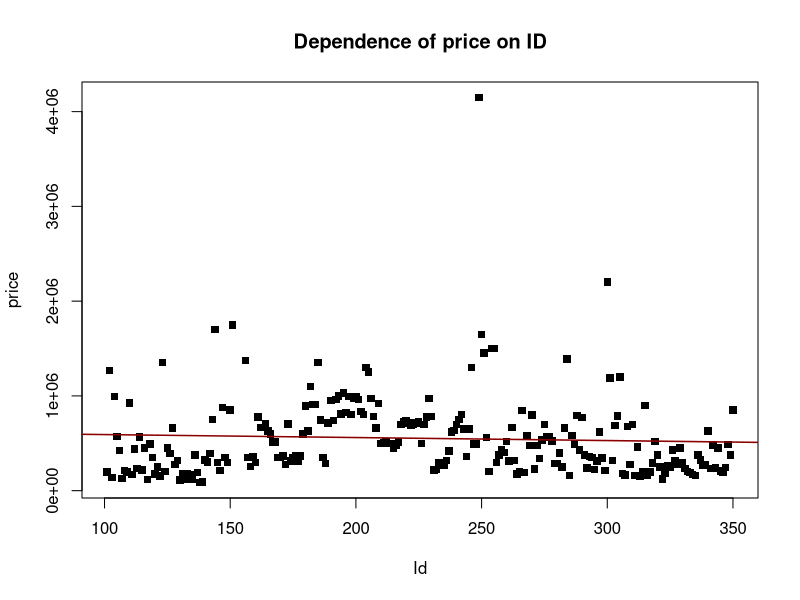
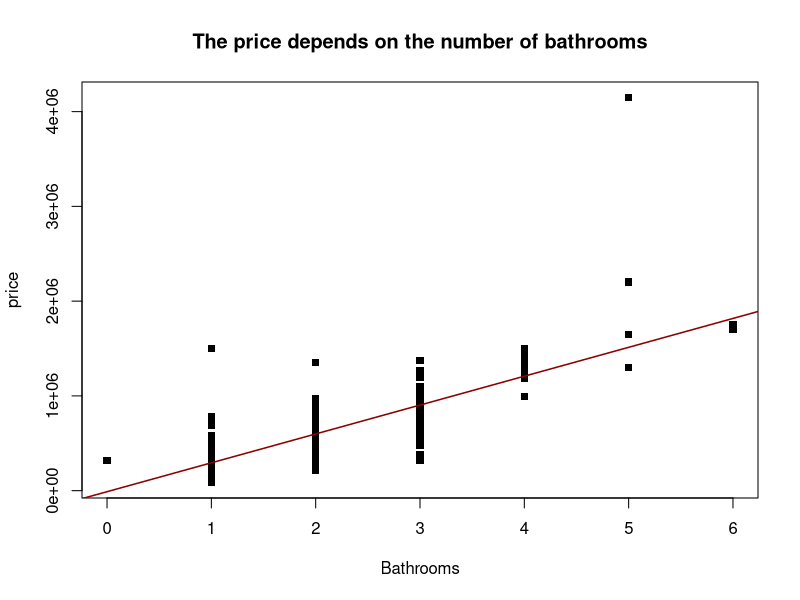
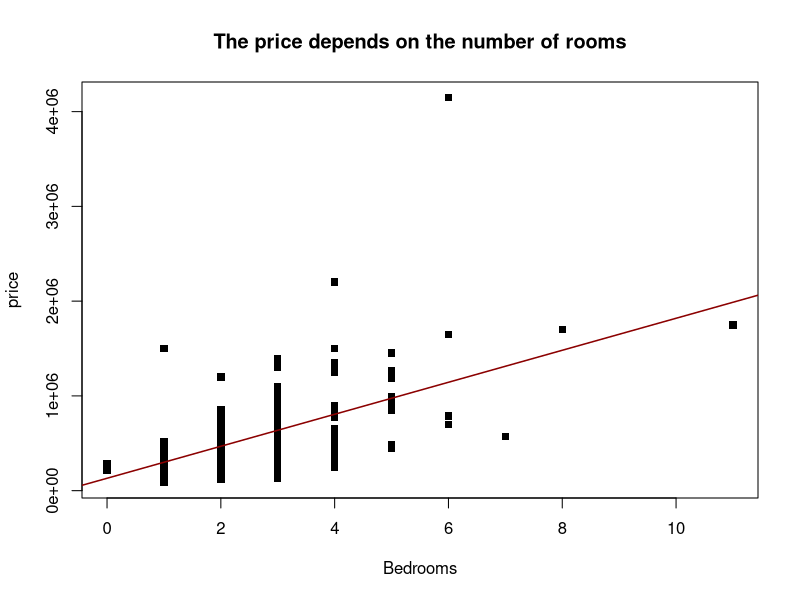
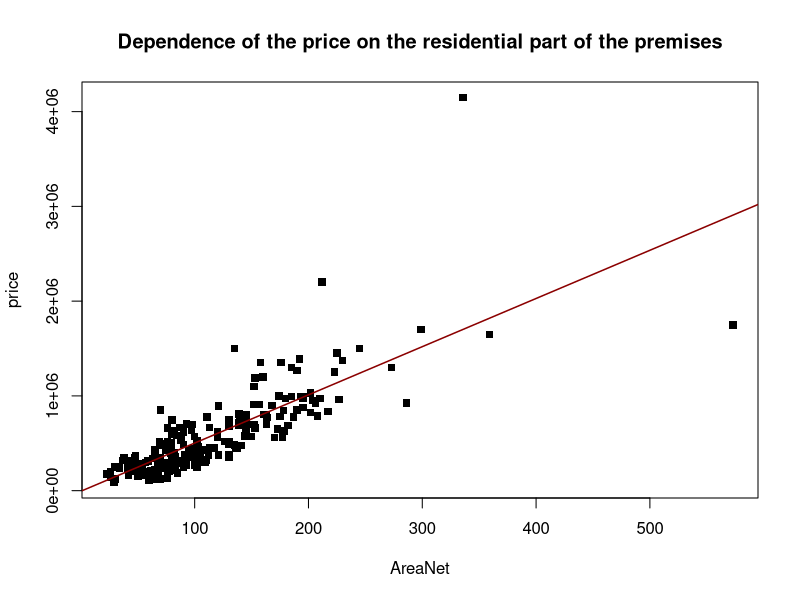
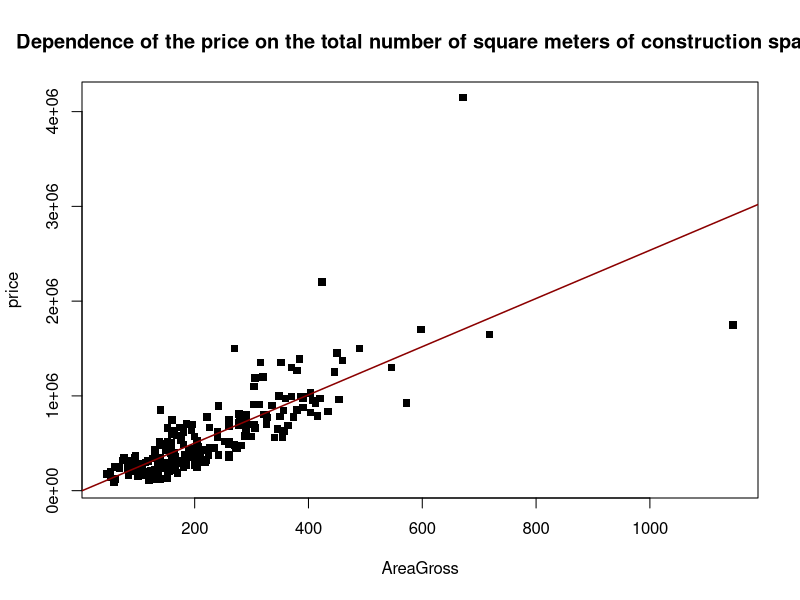
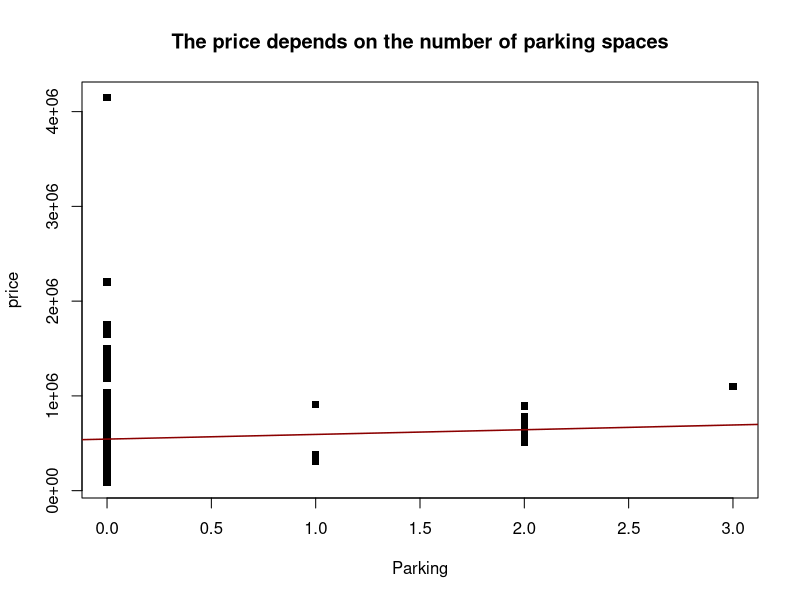
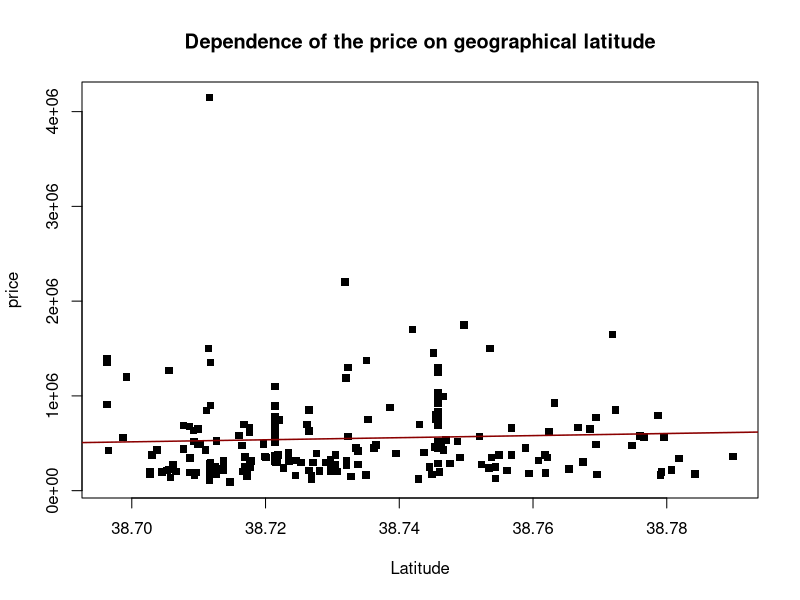
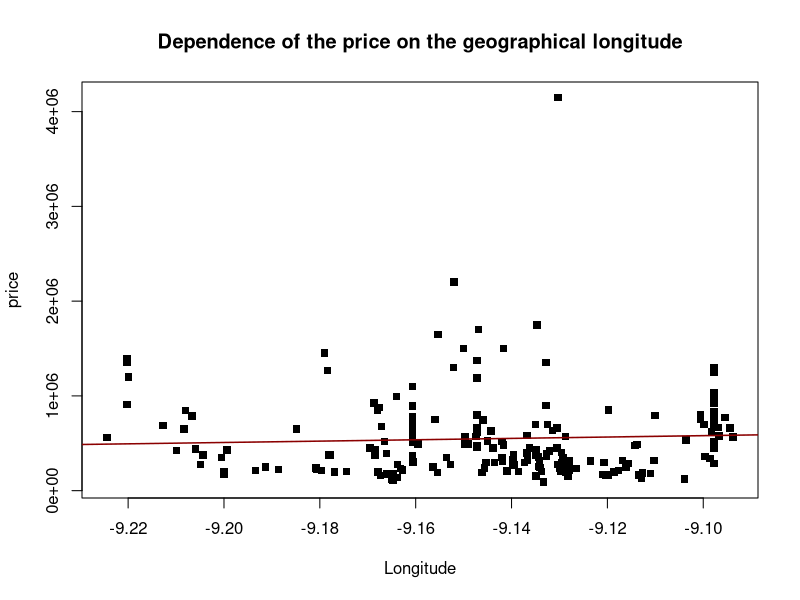

R code for these plots, in order:

##########################################################################
# The task is to create a model based on "train" data                      #
# and predict prices                                                     #
##########################################################################
# 1. Understanding data                                                     #
##########################################################################


### Loading the library 
library(ggplot2)


### Loading raw train
train <- read.csv("lisbon.csv", header = TRUE)


# Check the Id, type INT, we can check the total count and the number of unique values.
# If they are equal and both are equal to the total number of records, it means there is
# are unique and have no missing values.
length(train$Id)
length(unique(train$Id))


length(unique(train$PropertySubType))


# Checking the "Price" attribute
table(train$Price)

# Checking the "Bedrooms" attribute
table(train$Bedrooms)


# Checking the "Bathrooms" attribute
table(train$Bathrooms)


# Distribution of prices by the number of bedrooms
table(train$Bedrooms, train$Price)



# Distribution of prices by the number of bathrooms
table(train$Bathrooms, train$Price)



# Distribution of prices by district where the property is located 
table(train$District, train$Price)



# Distribution of prices by district 
table(train$Parish, train$Price)


# Distribution of prices for the price per square meter 
table(train$Price.M2, train$Price)


# Distribution of prices by real estate condition 
table(train$Condition, train$Price)


# Distribution of prices by types of houses
table(train$PropertyType, train$Price)
table(train$PropertySubType, train$Price)


################################################################################

###Analysis of all char:

# Analysis the "Parish" attribute 
str(train$Parish)
summary(train$Parish)

# Analysis the "Condition" attribute
str(train$Condition)
summary(train$Condition)

# Analysis the "District" attribute
str(train$District)
summary(train$District)

# Analysis the "PropertyType" attribute
str(train$PropertyType)
summary(train$PropertyType)

# Analysis the "PropertySubType" attribute
str(train$PropertySubType)
summary(train$PropertySubType)

# Analysis the "Country" attribute
str(train$Country)
summary(train$Country)

# Analysis the "Municipality" attribute
str(train$Municipality)
summary(train$Municipality)


################################################################################


#Table of price dependence on ID (does not affect)
plot(train$Id, train$Price,
    type = "p",
     main = "Dependence of price on ID",
     xlab="Id",
     ylab="price",
     pch=15)


# A line that shows the effect of the variable (does not affect)
a <- lm(train$Price~train$Id)
abline(a, 
       col = "darkred",
       lwd = 1.5)

# Analysis the "ID" attribute
str(train$Id)
summary(train$Id)



# Table of price dependence on the number of bathrooms and rooms
plot(train$Bathrooms, train$Price,
     type = "p",
     main = "The price depends on the number of bathrooms",
     xlab="Bathrooms",
     ylab="price",
     pch=15)

#A line that shows the influence of the variable (affects)
a <- lm(train$Price~train$Bathrooms)
abline(a, 
       col = "darkred",
       lwd = 1.5)

# Analysis the "Bathrooms" attribute
str(train$Bathrooms)
summary(train$Bathrooms)



#Table of the dependence of the price on the number of bedrooms 
plot(train$Bedrooms, train$Price,
     type = "p",
     main = "The price depends on the number of rooms",
     xlab="Bedrooms",
     ylab="price",
     pch=15)



#The line that shows the influence of the variable (affects)
a <- lm(train$Price~train$Bedrooms)
abline(a, 
       col = "darkred",
       lwd = 1.5)

# Analysis the "Bedrooms" attribute
str(train$Bedrooms)
summary(train$Bedrooms)



#Table of the dependence of the price on the residential part of the premises
plot(train$AreaNet, train$Price,
     type = "p",
     main = "Dependence of the price on the residential part of the premises",
     xlab="AreaNet",
     ylab="price",
     pch=15)

#A line that shows the influence of the variable (affects)
a <- lm(train$Price~train$AreaNet)
abline(a, 
       col = "darkred",
       lwd = 1.5)

#Analysis the "AreaNet" attribute 
str(train$AreaNet)
summary(train$AreaNet)



#Table of the dependence of the price on the total number of square meters of construction space.
plot(train$AreaGross, train$Price,
     type = "p",
     main = "Dependence of the price on the total number of square meters of construction space",
     xlab="AreaGross",
     ylab="price",
     pch=15) 

#The line that shows the influence of the variable (affects)
a <- lm(train$Price~train$AreaGross)
abline(a, 
       col = "darkred",
       lwd = 1.5)

#Analysis the "AreaGross" attribute
str(train$AreaGross)
summary(train$AreaGross)



#Table of the dependence of the price on the number of parking spaces
plot(train$Parking, train$Price,
     type = "p",
     main = "The price depends on the number of parking spaces",
     xlab="Parking",
     ylab="price",
     pch=15)

#A line that shows the effect of the variable (does not affect)
a <- lm(train$Price~train$Parking)
abline(a, 
       col = "darkred",
       lwd = 1.5)

#Analysis the "Parking" attribute
str(train$Parking)
summary(train$Parking)



#Table of dependence of price on geographical latitude
plot(train$Latitude, train$Price,
     type = "p",
     main = "Dependence of the price on geographical latitude",
     xlab="Latitude",
     ylab="price",
     pch=15)

#A line that shows the effect of the variable (does not affect)
a <- lm(train$Price~train$Latitude)
abline(a, 
       col = "darkred",
       lwd = 1.5)

#Analysis the "Latitude" attribute
str(train$Latitude)
summary(train$Latitude)



#Table of dependence of price on geographic longitude.
plot(train$Longitude, train$Price,
     type = "p",
     main = "Dependence of the price on the geographical longitude",
     xlab="Longitude",
     ylab="price",
     pch=15)

#Лінія, яка показує вплив змінної(не впливає)
a <- lm(train$Price~train$Longitude)
abline(a, 
       col = "darkred",
       lwd = 1.5)

#Analysis the "Longitude" attribute
str(train$Longitude)
summary(train$Longitude)

summary(train$Parking)


#Table of the dependence of the price on the price per m² in the location of the house
plot(train$Price.M2, train$Price,
     type = "p",
     main = "Dependence of the price on the price per m² in the location of the house.",
     xlab="Price.M2",
     ylab="price",
     pch=15)

#The line that shows the effect of the variable (does not affect)
a <- lm(train$Price~train$Price.M2)
abline(a, 
       col = "darkred",
       lwd = 1.5)

#Analysis the "Price.M2" attribute
str(train$Price.M2)
summary(train$Price.M2)

#Output of the entire table 
summary.data.frame(train)

#General output of the entire table
str(train)

